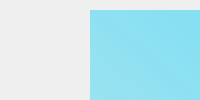
                  <widget class="QWidget" name="page_home">
                   <property name="styleSheet">
                    <string notr="true">border:none;</string>
                   </property>
                   <layout class="QHBoxLayout" name="horizontalLayout_11">
                    <property name="spacing">
                     <number>0</number>
                    </property>
                    <property name="leftMargin">
                     <number>0</number>
                    </property>
                    <property name="topMargin">
                     <number>0</number>
                    </property>
                    <property name="rightMargin">
                     <number>0</number>
                    </property>
                    <property name="bottomMargin">
                     <number>0</number>
                    </property>
                    <item>
                     <widget class="QFrame" name="frame_2">
                      <property name="styleSheet">
                       <string notr="true">border:none;</string>
                      </property>
                      <property name="frameShape">
                       <enum>QFrame::NoFrame</enum>
                      </property>
                      <property name="frameShadow">
                       <enum>QFrame::Raised</enum>
                      </property>
                      <property name="lineWidth">
                       <number>0</number>
                      </property>
                      <widget class="QLabel" name="label_2">
                       <property name="geometry">
                        <rect>
                         <x>60</x>
                         <y>10</y>
                         <width>251</width>
                         <height>351</height>
                        </rect>
                       </property>
                       <property name="styleSheet">
                        <string notr="true">image: url(:/newPrefix/beer3.png);</string>
                       </property>
                       <property name="text">
                        <string/>
                       </property>
                      </widget>
                      <widget class="QProgressBar" name="beer_progressbar">
                       <property name="geometry">
                        <rect>
                         <x>90</x>
                         <y>10</y>
                         <width>191</width>
                         <height>341</height>
                        </rect>
                       </property>
                       <property name="font">
                        <font>
                         <family>Arial</family>
                         <pointsize>36</pointsize>
                         <weight>50</weight>
                         <bold>false</bold>
                        </font>
                       </property>
                       <property name="styleSheet">
                        <string notr="true">QProgressBar {
color: rgb(255, 255, 255);

background-color: qlineargradient(spread:reflect, x1:0.506, y1:1, x2:1, y2:0, stop:0 rgba(124, 222, 242, 150), stop:1 rgba(124, 222, 242, 255));
border-bottom-right-radius: 7px;
border-bottom-left-radius: 7px;
width: 15px;
}

QProgressBar::chunk {
background-color: qlineargradient(spread:reflect, x1:0.506, y1:1, x2:1, y2:0, stop:0 rgba(246, 193, 1, 255), stop:1 rgba(246, 193, 1, 255));
border-bottom-right-radius: 7px;
border-bottom-left-radius: 7px;
}</string>
                       </property>
                       <property name="value">
                        <number>70</number>
                       </property>
                       <property name="alignment">
                        <set>Qt::AlignCenter</set>
                       </property>
                       <property name="textVisible">
                        <bool>true</bool>
                       </property>
                       <property name="orientation">
                        <enum>Qt::Vertical</enum>
                       </property>
                      </widget>
                      <widget class="QSlider" name="beer_slider">
                       <property name="geometry">
                        <rect>
                         <x>350</x>
                         <y>20</y>
                         <width>60</width>
                         <height>321</height>
                        </rect>
                       </property>
                       <property name="font">
                        <font>
                         <pointsize>9</pointsize>
                        </font>
                       </property>
                       <property name="styleSheet">
                        <string notr="true">QSlider:vertical {
    min-width: 60px;
}
QSlider::sub-page:vertical {
background: rgb(124,222,242);
 
 }
QSlider::add-page:vertical {
 
background: rgb(246,193, 1);
 
}
QSlider::groove:vertical {
    width: 5px;
    background: white; 
}

QSlider::handle:vertical {
    height: 15px;
    margin-left: -10px;
    margin-right: -10px;
    
	background-color: rgb(246, 193, 1);
}
QSlider::handle:vertical:hover {
   
	background-color: rgb(246, 193, 1);
}</string>
                       </property>
                       <property name="maximum">
                        <number>100</number>
                       </property>
                       <property name="singleStep">
                        <number>5</number>
                       </property>
                       <property name="value">
                        <number>70</number>
                       </property>
                       <property name="orientation">
                        <enum>Qt::Vertical</enum>
                       </property>
                      </widget>
                      <widget class="QPushButton" name="start_button">
                       <property name="geometry">
                        <rect>
                         <x>480</x>
                         <y>140</y>
                         <width>141</width>
                         <height>81</height>
                        </rect>
                       </property>
                       <property name="font">
                        <font>
                         <family>Arial</family>
                         <pointsize>16</pointsize>
                         <weight>75</weight>
                         <bold>true</bold>
                        </font>
                       </property>
                       <property name="styleSheet">
                        <string notr="true">QPushButton{
color: rgb(255, 255, 255);
	
	background-color: rgb(246, 193, 1);
border-radius:30px;
}</string>
                       </property>
                       <property name="text">
                        <string>START</string>
                       </property>
                      </widget>
                      <zorder>beer_progressbar</zorder>
                      <zorder>label_2</zorder>
                      <zorder>beer_slider</zorder>
                      <zorder>start_button</zorder>
                     </widget>
                    </item>
                   </layout>
                  </widget>
